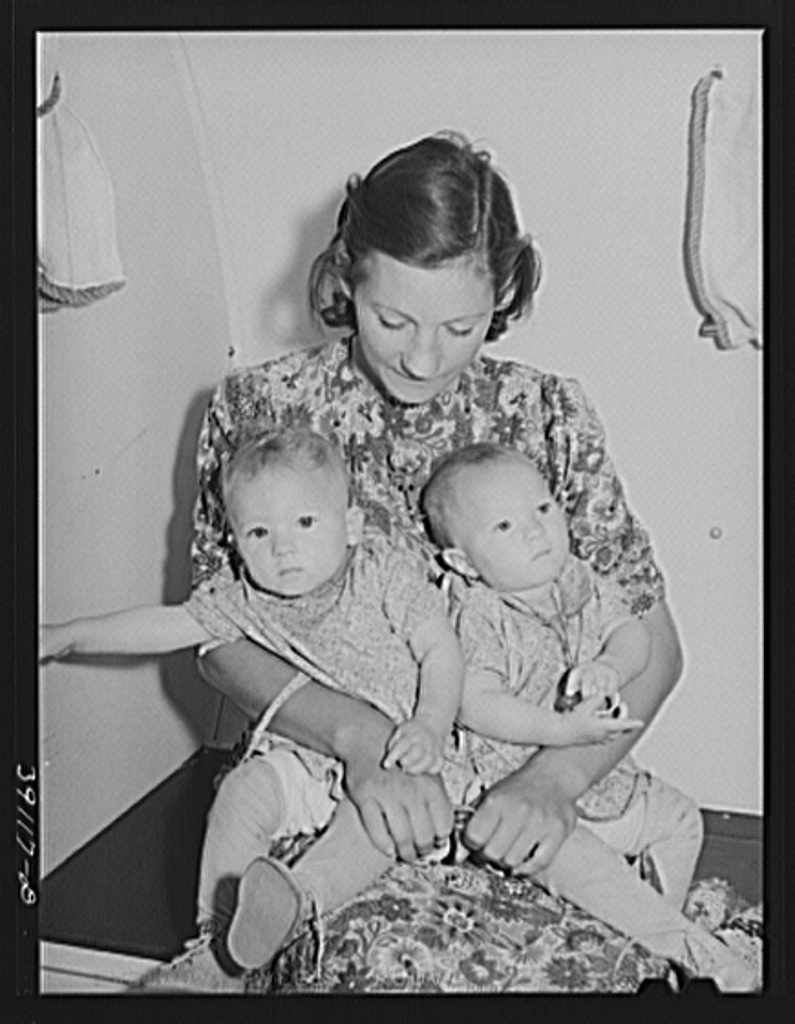
#> input picture 2_face-detection-opencv/images/153_fsa2000020507.PP_large.jpg, 795 x 1024 px; its folder holds only this picture in this run
$ python face_and_eyes.py   (Python 2 division)
#> lines starting #> are read from the running program, lines starting #| are printed output that depends on the picture; after the words box and inside, x2 and y2 are one past the last pixel; in counts of white or black regions, pixels touching at a corner belong together
import numpy as np
import cv2
import time
import Dialog
import glob
import itertools
import sys

def main():

  #set up path to face detection parameters
  path4opencv                ='./haarcascades'
  face_cascade_path          = path4opencv+'/haarcascade_frontalface_alt.xml'
  eye_cascade_path           = path4opencv+'/haarcascade_eye.xml'

  #set up object for pre-trained classifier object
  #  the recognition works to find most relevant image features first
  #  as it scans the image,
  #  then 'cascades' to a larger and/or specific set of features
  face_cascade          = cv2.CascadeClassifier(face_cascade_path)
  eye_cascade           = cv2.CascadeClassifier(eye_cascade_path)

  print 'starting...'

  with open('ImageList.txt','r') as infile:
#> (reads 2_face-detection-opencv/ImageList.txt from the repository)
    for filename in infile:
        filename=filename.rstrip()
        filename=filename.rstrip('\n')
        print 'reading '+filename
        img  = cv2.imread('./'+filename,cv2.IMREAD_GRAYSCALE)
#> img is the input picture: shape (1024, 795); min 0, max 255, mean 136.1
        gray = cv2.equalizeHist(img)
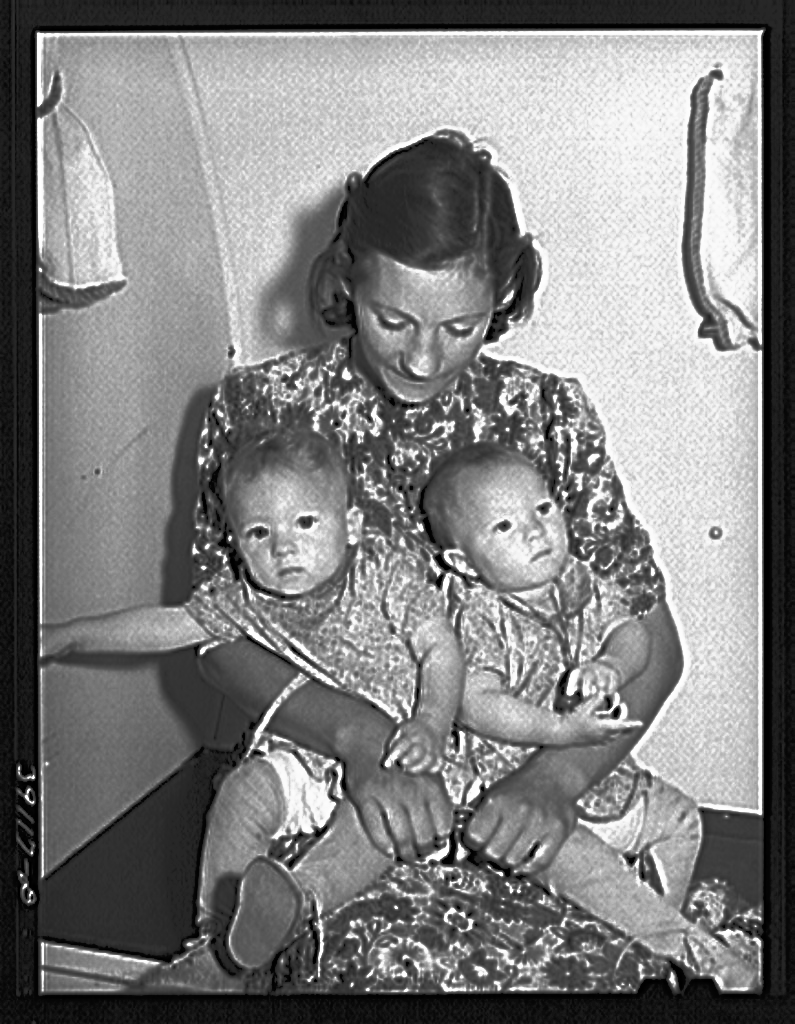
#> gray: shape (1024, 795); min 0, max 255, mean 128.4
        #gray =cv2.cvtColor(imgeq, cv2.COLOR_BGR2GRAY)  #use grayscale if its color

        #call detect function
        faces=face_cascade.detectMultiScale(gray, scaleFactor=1.2, minNeighbors=3, minSize=(75,75), flags=cv2.CASCADE_SCALE_IMAGE)
#> faces = [[228, 482, 111, 111]]

        numfaces=len(faces)
#> numfaces = 1
        #check for eyes and show the face to user
        for face in faces:
              print 'a face found ...'
              [x, y, w, h]=face
              print 'size width:'+str(w)+" height:"+str(h)
              cv2.rectangle(gray,(x,y),(x+w,y+h),(0,255,0),4)
              roi_gray    =gray[y:y+h,x:x+w]
              eyes        =eye_cascade.detectMultiScale(roi_gray)
              if len(eyes)==2:
                  print '2 eyes found ...'
                  for (ex,ey,ew,eh) in eyes:
                      cv2.rectangle(gray,(x+ex,y+ey),(x+ex+ew,y+ey+eh),(255,0,0),4)
#> this loop made 1 pass
#> (x, y, w, h, eyes) on pass 1: (228, 482, 111, 111, [[15, 37, 30, 30], [63, 24, 32, 32]])
#> (printed output is left out)
#> pass 1, in main, `roi_gray    =gray[y:y+h,x:x+w]`:
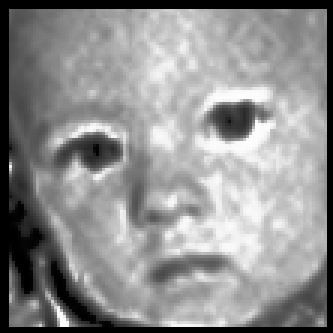
#> roi_gray: shape (111, 111) (shown 3 times larger); min 0, max 254, mean 142.7
#> after the loop:
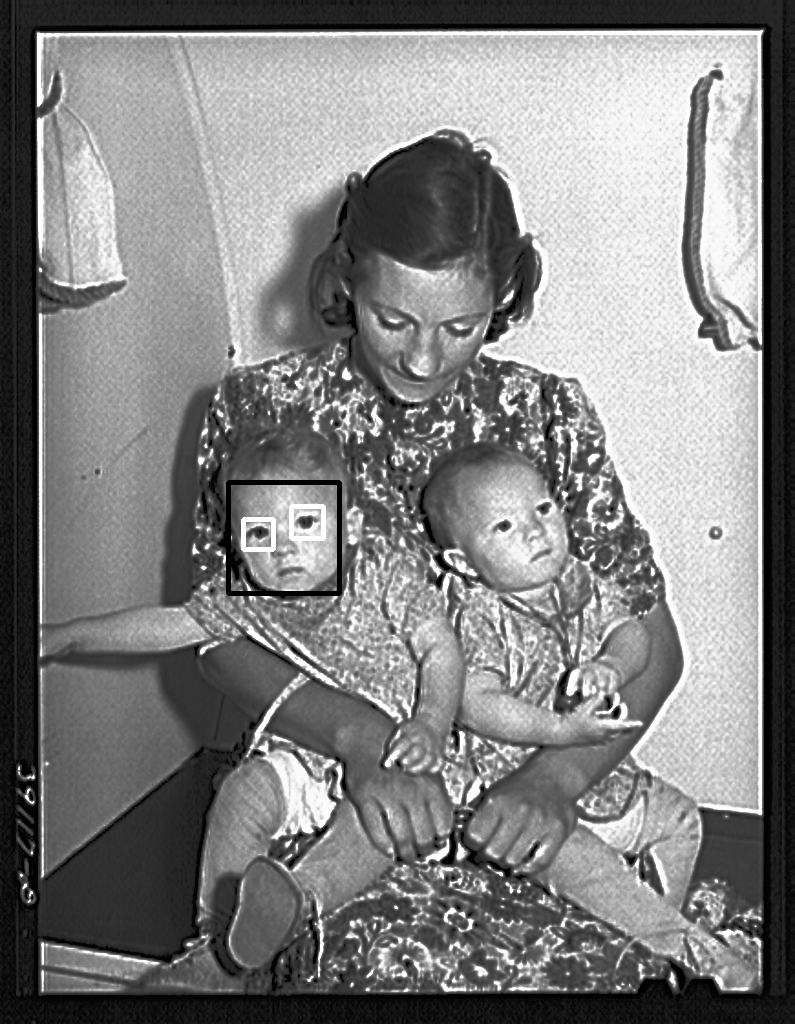
#> gray: shape (1024, 795); 0.42% of pixels changed, all inside (x1, y1, x2, y2) = (226, 480, 342, 596)
#> after the loop:
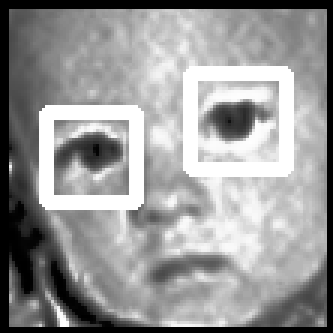
#> roi_gray: shape (111, 111) (shown 3 times larger); 9.87% of pixels changed, all inside (x1, y1, x2, y2) = (13, 22, 98, 70)

        cv2.namedWindow('FSA_depression_era_Photo')
        cv2.imshow('FSA_depression_era_Photo',gray)
        cv2.waitKey(200)
        dial_res=Dialog.Dialog(title='Found'+str(numfaces)+' faces',
                        text='do you want to:',
                        bitmap='questhead',
                        default=0,
                        strings=('try next image','Quit'))
        if dial_res.num==1:
                     print '.. stopping'
                     exit()
        else:
                     cv2.destroyWindow('FSA_epression_era_Photo')
                     cv2.waitKey(1)
                     print 'about to start again in 1 sec...'

  cv2.destroyAllWindows()

if __name__ == '__main__':
    main()
#> (the call stopped at in main, `dial_res=Dialog.Dialog(title='Found'+str(numfaces)+' faces', text='do ..`: Dialog is not available in this run)
